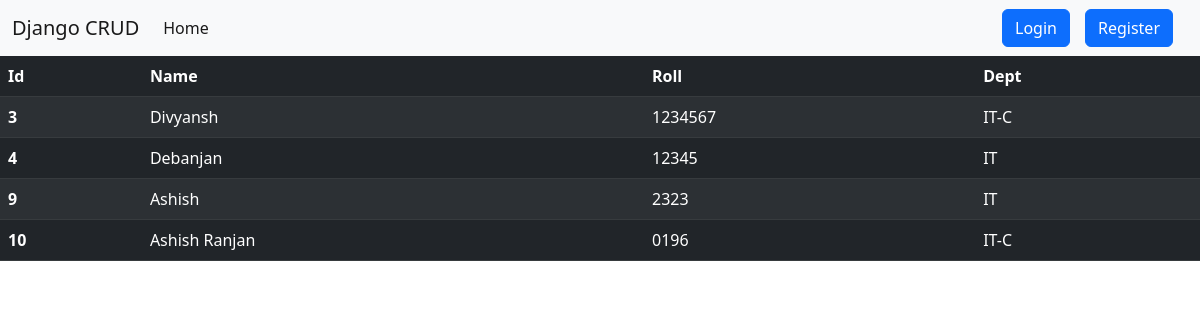
Before: / with the older database file.
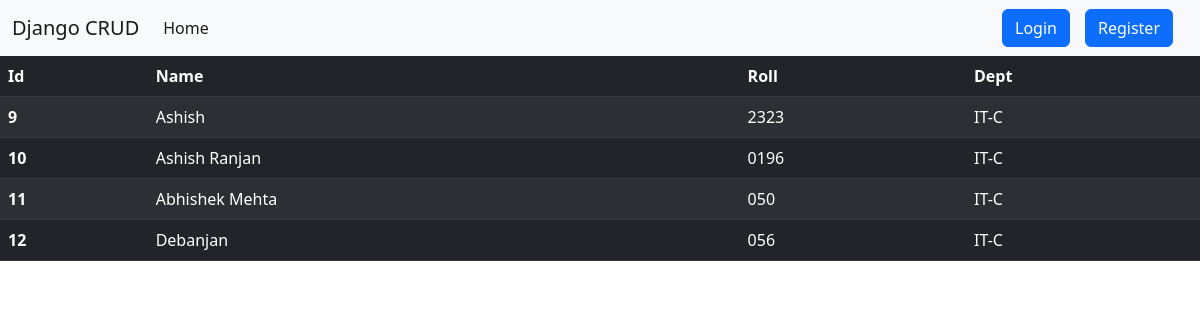
After: the same page with the newer database file.
### myapp/models.py (models this page shows, shortened)
class Student(models.Model):
    name = models.CharField(max_length=30)
    roll = models.CharField(max_length=10)
    dept = models.CharField(max_length=20)

### myapp/views.py (the view)
# urls.py: path('', views.index , name='home'),
def index(request):
    student = Student.objects.all()
    return render(request, 'index.html' , {"student" : student})

### myapp/templates/index.html (shortened to what this page needs)
{% extends 'base.html' %}
{% block content %}
      <table class="table table-striped table-dark">
        <thead>
          <tr>
            <th scope="cool">Id</th>
            <th scope="cool">Name</th>
            <th scope="cool">Roll</th>
            <th scope="cool">Dept</th>
          </tr>
        </thead>
        <tbody>
        {% for student in student  %}
          <tr>
            <th scope="row">{{student.id}}</th>
            <td>{{student.name}}</td>
            <td>{{student.roll}}</td>
            <td>{{student.dept}}</td>
          </tr>
        {%endfor%}
        </tbody>
      </table>
{% endblock %}

### myapp/templates/base.html (shortened to what this page needs)
{%load static %}
<!doctype html>
<html lang="en">
<head>
  <link href="https://cdn.jsdelivr.net/npm/bootstrap@5.2.3/dist/css/bootstrap.min.css" rel="stylesheet">
  <link rel="stylesheet" href="/static/css/style.css">
</head>
<body>
  <nav class="navbar navbar-expand-lg bg-light">
    <div class="container-fluid">
      <a class="navbar-brand" href="#">Django CRUD</a>
      <div class="collapse navbar-collapse" id="navbarSupportedContent">
        <ul class="navbar-nav me-auto mb-2 mb-lg-0">
          <li class="nav-item">
            <a class="nav-link active" aria-current="page" href="#">Home</a>
          </li>
        </ul>
        <ul class="navbar-nav">
          {% if request.user.is_authenticated %}
          <li class="nav-item" style="margin-right: 15px;"><a class="btn btn-primary"
              href="">{{request.user.username}}</a></li>
          <li class="nav-item" style="margin-right: 15px;"><a class="btn btn-primary" href="/auth/signout/">Logout</a>
          </li>
          {% else %}
          <li class="nav-item" style="margin-right: 15px;"><a class="btn btn-primary" href="/auth/signin/">Login</a>
          </li>
          <li class="nav-item" style="margin-right: 15px;"><a class="btn btn-primary"
              href="/auth/register/">Register</a></li>
          {% endif %}
        </ul>
      </div>
    </div>
  </nav>
  {% block content %}
  {% endblock %}
</body>
</html>

Changed rows visible on the page:
removed Student: id "3", name "Divyansh", roll "1234567", dept "IT-C"
removed Student: id "4", name "Debanjan", roll "12345", dept "IT"
changed Student "Ashish": dept "IT" → "IT-C"
added Student: id "11", name "Abhishek Mehta", roll "050", dept "IT-C"
added Student: id "12", name "Debanjan", roll "056", dept "IT-C"
